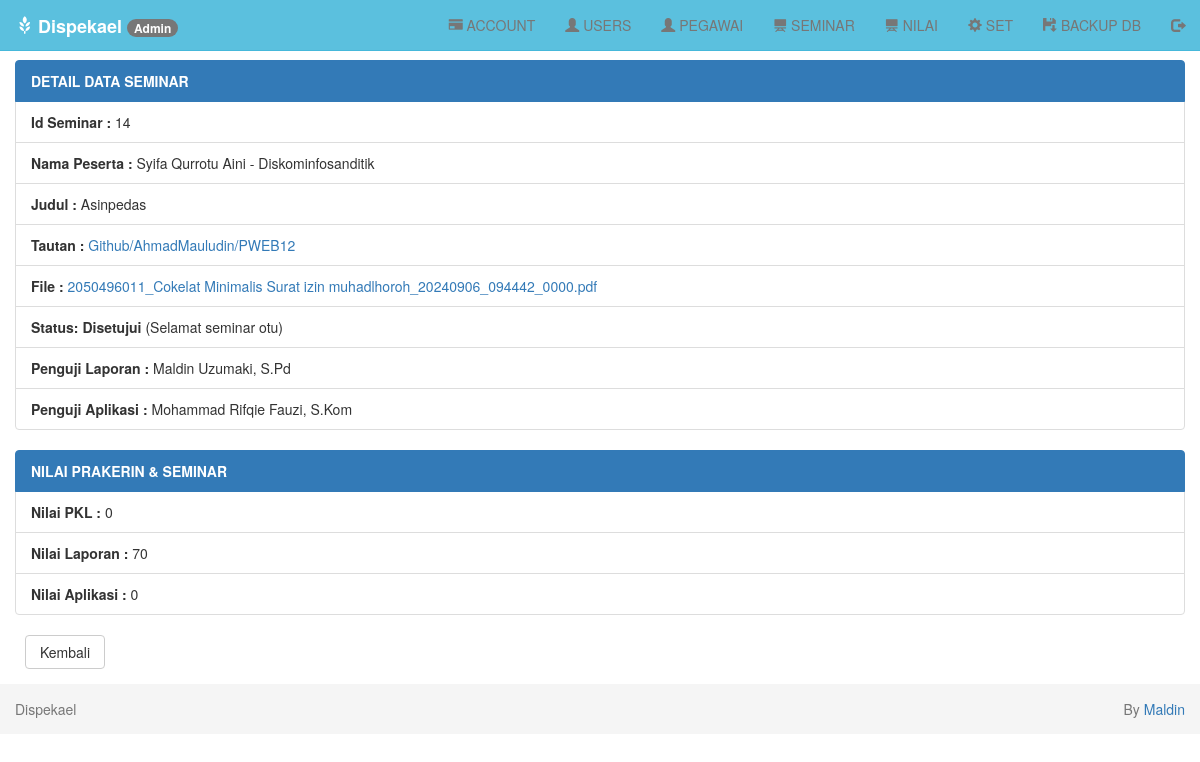
Page /index.php?page=seminar-detail&id=14 (signed in) on the committed database.
### tables this page shows
CREATE TABLE `seminar` (
  `idseminar` int(5) NOT NULL AUTO_INCREMENT,
  `nis` int(8) NOT NULL,
  `judul` varchar(255) NOT NULL,
  `file` varchar(255) NOT NULL,
  `tautan` varchar(255) NOT NULL,
  `statussem` varchar(30) NOT NULL,
  `ket` varchar(255) NOT NULL,
  `pengujilap` int(8) NOT NULL,
  `pengujiapl` int(8) NOT NULL,
  `nilaiprakerin` int(3) NOT NULL,
  `nilailaporan` int(3) NOT NULL,
  `nilaiaplikasi` int(3) NOT NULL,
  PRIMARY KEY (`idseminar`)
);

CREATE TABLE `users` (
  `nis` bigint(12) unsigned NOT NULL,
  `id` bigint(12) unsigned NOT NULL,
  `nama` varchar(255) NOT NULL,
  `tanggal_lahir` date NOT NULL,
  `alamat` varchar(255) NOT NULL,
  `instansi` varchar(100) NOT NULL,
  `telp` varchar(15) NOT NULL,
  `stat` varchar(30) NOT NULL,
  `foto` varchar(255) NOT NULL,
  PRIMARY KEY (`nis`)
);

CREATE TABLE `pegawai` (
  `nis` int(8) NOT NULL AUTO_INCREMENT,
  `nama` varchar(50) NOT NULL,
  `jabatan` varchar(30) NOT NULL,
  `bidang` varchar(50) NOT NULL,
  `telp` varchar(15) NOT NULL,
  `email` varchar(50) NOT NULL,
  `foto` varchar(255) NOT NULL,
  PRIMARY KEY (`nis`)
);

### seminar/detail.php (the view, shortened to what this page needs)
<div class="row">
    <div class="col-md-12">
        <br>
        <?php
        if (isset($_GET['id'])) {
            $idseminar   = $_GET['id'];
            $query = mysqli_query($db, "SELECT seminar.*, users.nama, users.instansi FROM seminar JOIN users ON users.nis = seminar.nis WHERE idseminar='$idseminar'") or die('Query Error : ' . mysqli_error($db));
            while ($data  = mysqli_fetch_assoc($query)) {
                $idseminar        = $data['idseminar'];
                $judul            = $data['judul'];
                $tautan           = $data['tautan'];
                $file             = $data['file'];
                $statussem        = $data['statussem'];
                $ket              = $data['ket'];
                $pengujilap       = $data['pengujilap'];
                $pengujiapl       = $data['pengujiapl'];
                $nilaiprakerin    = $data['nilaiprakerin'];
                $nilailaporan     = $data['nilailaporan'];
                $nilaiaplikasi    = $data['nilaiaplikasi'];
                $nama             = $data['nama'];
                $instansi         = $data['instansi'];
            }
        }
        ?>
        <ul class="list-group">
            <li class="list-group-item active"><b>DETAIL DATA SEMINAR</b></li>
            <li class="list-group-item"><b>Id Seminar : </b><?php echo $idseminar; ?></li>
            <li class="list-group-item"><b>Nama Peserta : </b><?php echo $nama . " - " . $instansi; ?></li>
            <li class="list-group-item"><b>Judul : </b><?php echo $judul; ?></li>
            <li class="list-group-item"><b>Tautan : </b><a href="https:<?php echo $tautan; ?>" target="_blank"><?php echo $tautan; ?></a></li>
            <li class="list-group-item"><b>File : </b><a href="seminar/files/<?php echo $file; ?>" target="_blank"><?php echo $file; ?></a></li>
            <li class="list-group-item"><b>Status: <?php echo $statussem; ?></b> (<?php echo $ket; ?>)</li>
            <?php
            $pengujilaporan = mysqli_query($db, "SELECT * from pegawai WHERE nis='$pengujilap'") or die('Query Error : ' . mysqli_error($db));
            while ($pengujilaporans = mysqli_fetch_assoc($pengujilaporan)) {
                $pengujilaporann = $pengujilaporans['nama'];
            } ?>
            <li class="list-group-item"><b>Penguji Laporan : </b><?php echo $pengujilaporann; ?></li>
            <?php
            $pengujiaplikasi = mysqli_query($db, "SELECT * from pegawai WHERE nis='$pengujiapl'") or die('Query Error : ' . mysqli_error($db));
            while ($pengujiaplikasis = mysqli_fetch_assoc($pengujiaplikasi)) {
                $pengujiaplikasin = $pengujiaplikasis['nama'];
            } ?>
            <li class="list-group-item"><b>Penguji Aplikasi : </b><?php echo $pengujiaplikasin; ?></li>
        </ul>
        <ul class="list-group">
            <li class="list-group-item active"><b>NILAI PRAKERIN & SEMINAR</b></li>
            <li class="list-group-item"><b>Nilai PKL : </b><?php echo $nilaiprakerin; ?></li>
            <li class="list-group-item"><b>Nilai Laporan : </b><?php echo $nilailaporan; ?></li>
            <li class="list-group-item"><b>Nilai Aplikasi : </b><?php echo $nilaiaplikasi; ?></li>
        </ul>
        <?php
        if ($_SESSION['level'] == "Admin") {
            $kembali = "tampil-nilai";
        } else if ($_SESSION['level'] == "Pegawai") {
            $kembali = "tampil-nilai";
        } else {
            $kembali = "seminar";
        }
        ?>
        <div class="form-group">
            <a href="?page=<?php echo $kembali ?>" class="btn btn-default btn-reset">Kembali</a>
        </div>
    </div>
</div>
</div>

### assets/css/style.css (style rules this page uses)
body { padding-top: 40px; }
.btn-reset { width: 80px; margin-left: 10px; }

### rows in the picture
seminar: idseminar "14", users.nama "Syifa Qurrotu Aini", users.instansi "Diskominfosanditik", judul "Asinpedas", tautan "Github/AhmadMauludin/PWEB12", file "2050496011_Cokelat Minimalis Surat izin muhadlhoroh_20240906_094442_0000.pdf", statussem "Disetujui", ket "Selamat seminar otu", nilaiprakerin "0", nilailaporan "70", nilaiaplikasi "0"
pegawai: nama "Maldin Uzumaki, S.Pd"
pegawai: nama "Mohammad Rifqie Fauzi, S.Kom"

### other values in the picture
$_SESSION['level'] "Admin"
